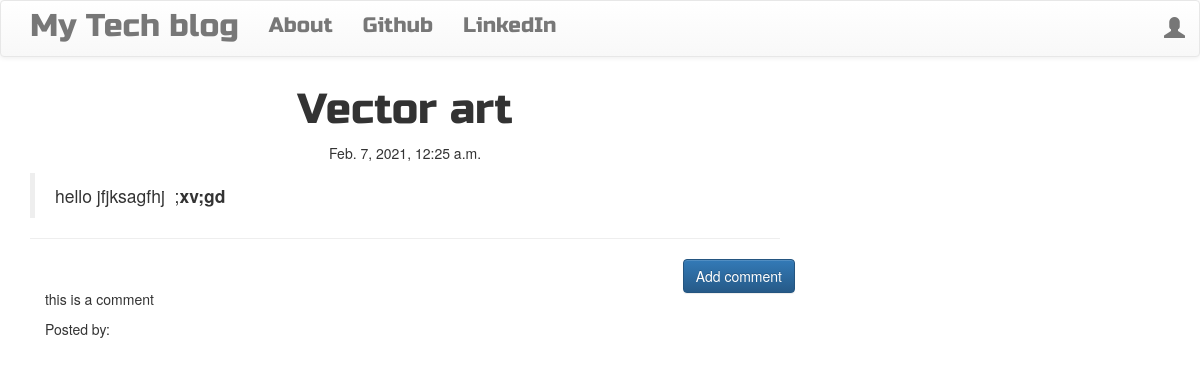
The app's page /post/4 with its own data.
### blog/models.py (models this page shows, shortened)
class Post(models.Model):
    auther = models.ForeignKey('auth.User', on_delete=models.CASCADE)
    title = models.CharField(max_length=200)
    text = models.TextField()
    create_date = models.DateTimeField(default=timezone.now)
    published_date = models.DateTimeField(blank=True, null=True)

class Comment(models.Model):
    post = models.ForeignKey(
        "blog.Post", related_name='comments', on_delete=models.CASCADE)
    auther = models.CharField(max_length=200)
    text = models.TextField()
    create_date = models.DateTimeField(default=timezone.now)
    approved_comment = models.BooleanField(default=False)

### blog/views.py (the view)
# urls.py: path('post/<int:pk>', views.PostDetailView.as_view(), name='post_detail'),
class PostDetailView(DetailView):
    model = Post

### blog/templates/blog/post_detail.html (shortened to what this page needs)
{% extends 'blog/base.html' %}
{% block content %}
        <h1 class='posttitle loader'>{{ post.title }}</h1>
        {% if post.published_date %}
            <div class="date postdate">
                {{ post.published_date }}
            </div>
        {% else %}
            <a class="btn btn-default" href="{% url 'post_publish' pk=post.pk %}">Publish</a>
        {% endif %}
      <p class='postcontent' >{{ post.text|safe|linebreaksbr }}</p>
  <hr>
  <a class="btn btn-primary btn-comment" href="{% url 'add_comment_to_post' pk=post.pk %}">Add comment</a>
  <div class="container">
  {% for comment in post.comments.all %}
  <br>
      {% if user.is_authenticated or comment.approved_comment %}
          <p>{{ comment.text|safe|linebreaks }}</p>
          <p>Posted by: <strong>{{ comment.author }}</strong></p>
      {% endif %}
  {% empty %}
      <p>No comments posted.</p>
  {% endfor %}
</div>
{% endblock %}

### blog/static/css/blog.css (style rules this page uses)
.postdate { text-align: center; }
.posttitle { font-family: 'Russo One', sans-serif; font-size: 3em; text-align: center; }
.postcontent { font-family: 'Montserrat'; font-size: 1.5em; }
.btn-comment { position: absolute; right: 0px; }
.loader { filter:hue-rotate(0deg); color: linear-gradient(45deg,#0f8,#08f); animation:hue 5000ms infinite linear; }

### records on screen
Post: title "Vector art", published_date "Feb. 7, 2021, 12:25 a.m.", text "hello jfjksagfhj ; xv;gd"
Comment: text "this is a comment"
